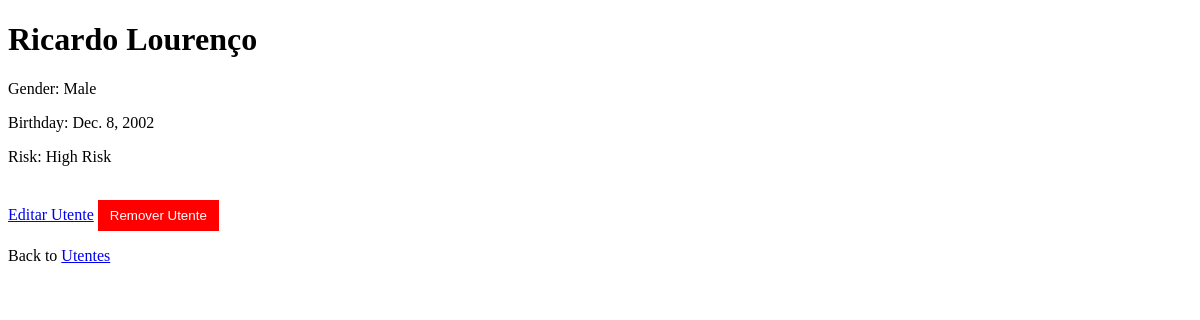
The page /utentes/details/16 on the database its author committed.
### utentes/models.py (models this page shows, shortened)
class Utente(models.Model):
    firstname = models.CharField(max_length=255)
    lastname = models.CharField(max_length=255)
    gender = models.CharField(max_length=255)
    risk = models.CharField(max_length=255)
    birthday = models.DateField()

### utentes/views.py (the view)
# urls.py: path('utentes/details/<int:id>', views.details, name='details'),
def details(request, id):
  mymember = Utente.objects.get(id=id)
  template = loader.get_template('details.html')
  context = {
    'mymember': mymember,
  }
  return HttpResponse(template.render(context, request))

### utentes/templates/details.html (shortened to what this page needs)
{% extends "master.html" %}
{% block content %}
    <h1>{{ mymember.firstname }} {{ mymember.lastname }}</h1>
    <p>Gender: {{ mymember.gender }}</p>
    <p>Birthday: {{ mymember.birthday }}</p>
    <p>Risk: {{ mymember.risk }}</p>
    <br>
    <a href="/utentes/editarUtente/{{mymember.id}}">Editar Utente</a>
    <button onclick="openPopup()" style="background-color: red; color: white; border: none; padding: 8px 12px; cursor: pointer;">
      Remover Utente
    </button>
    <p>Back to <a href="/utentes">Utentes</a></p>
{% endblock %}

### rows shown on the page
Utente: firstname "Ricardo", lastname "Lourenço", gender "Male", birthday "Dec. 8, 2002", risk "High Risk"
